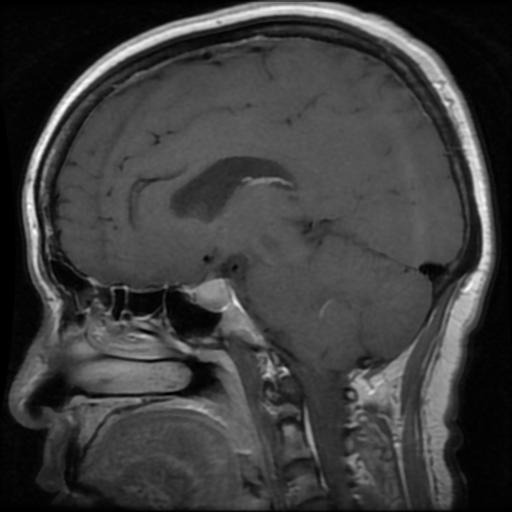
#> input picture data/Testing/pituitary/Te-piTr_0003.jpg, 512 x 512 px, found by its file name; its folder holds only this picture in this run
$ jupyter execute --allow-errors RGB_EDA.ipynb
#> lines starting #> are read from the running program, lines starting #| are printed output that depends on the picture; long printed decimals are rounded
# Выводы по результатам нахождения среднего и дисперсии по значениям пикселей по каждому из RGB фильтров:
Средние значения для классов опухолей заметно отличаются от класса "без опухоли", что свидетельствует о потенциальной дифференциации интенсивности цвета в разных классах. Дисперсии по классам опухолей несколько схожи, что говорит о схожих закономерностях распределения внутри каждого типа опухолей, но заметно отличаются от класса "без опухоли". Однако для того, чтобы сделать конкретные выводы о различиях или закономерностях между этими классами опухолей, потребуется более глубокий анализ и, возможно, другие характеристики, помимо цветовых каналов RGB. Данные наблюдения свидетельствуют о наличии различий в цветовых характеристиках изображений различных классов опухолей головного мозга, что потенциально может помочь в классификации или идентификации изображений.

[cell 1]
# Import modules

import cv2
import numpy as np
import os
import matplotlib.pyplot as plt

[cell 2]
# Functions for EDA

def calculate_mean_variance(images_folder):

    image_files = [f for f in os.listdir(images_folder)
                   if os.path.isfile(os.path.join(images_folder, f))]

    mean_values = {'R': [], 'G': [], 'B': []}
    variance_values = {'R': [], 'G': [], 'B': []}

    for img_file in image_files:
        img = cv2.imread(os.path.join(images_folder, img_file))
        b, g, r = cv2.split(img)

        for channel, channel_name in zip((r, g, b), ('R', 'G', 'B')):
            mean = np.mean(channel)
            variance = np.var(channel)
            mean_values[channel_name].append(mean)
            variance_values[channel_name].append(variance)

    overall_mean = {
        channel: np.mean(values) for channel, values in mean_values.items()
        }
    overall_variance = {
        channel: np.mean(values) for channel, values in variance_values.items()
        }

    return overall_mean, overall_variance


def plt_build(mean_values, veriance_values):

    plt.figure(figsize=(8, 4))
    plt.bar(mean_values.keys(), mean_values.values(),
            color=['red', 'green', 'blue'])
    plt.title('Mean Values for RGB Channels')
    plt.xlabel('Channels')
    plt.ylabel('Mean')
    plt.show()

    plt.figure(figsize=(8, 4))
    plt.bar(variance_values.keys(), variance_values.values(),
            color=['red', 'green', 'blue'])
    plt.title('Variance Values for RGB Channels')
    plt.xlabel('Channels')
    plt.ylabel('Variance')
    plt.show()

[cell 3]
# Draw plots and calculate mean and variance


# Pituitary

print('Pituitary')
folder_path = '../data/Training/pituitary'
means, variances = calculate_mean_variance(folder_path)
#> in calculate_mean_variance, img is the input picture: shape (512, 512, 3); min 0, max 255, mean 61.8
#> the loop in calculate_mean_variance, `for channel, channel_name in zip((r, g, b), ('R', 'G', 'B')):` made 3 passes
#> channel_name on passes 1 to 3: 'R', 'G', 'B'
#> in calculate_mean_variance, `overall_mean = { channel: np.mean(values) for channel, values in mean_..`: overall_mean = {'R': 61.79, 'G': 61.79, 'B': 61.79}
#> in calculate_mean_variance, `overall_variance = { channel: np.mean(values) for channel, values in v..`: overall_variance = {'R': 1842.2, 'G': 1842.2, 'B': 1842.2}
#> means = {'R': 61.79, 'G': 61.79, 'B': 61.79}; variances = {'R': 1842.2, 'G': 1842.2, 'B': 1842.2}
print("Mean values for each channel (R, G, B):", means)
#| Mean values for each channel (R, G, B): {'R': 61.785, 'G': 61.785, 'B': 61.785}
print("Variance values for each channel (R, G, B):", variances)
#| Variance values for each channel (R, G, B): {'R': 1842.178, 'G': 1842.178, 'B': 1842.178}

mean_values = means
#> mean_values = {'R': 61.79, 'G': 61.79, 'B': 61.79}
variance_values = variances
#> variance_values = {'R': 1842.2, 'G': 1842.2, 'B': 1842.2}
plt_build(mean_values, variance_values)
#> in plt_build, `plt.show()`:
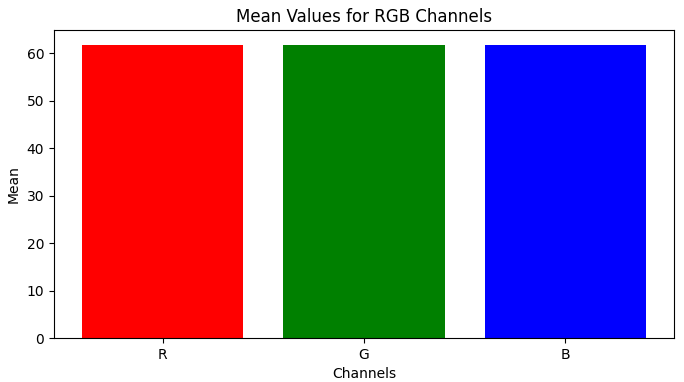
#> figure drawn by matplotlib, 1 panel
#> in plt_build, `plt.show()`:
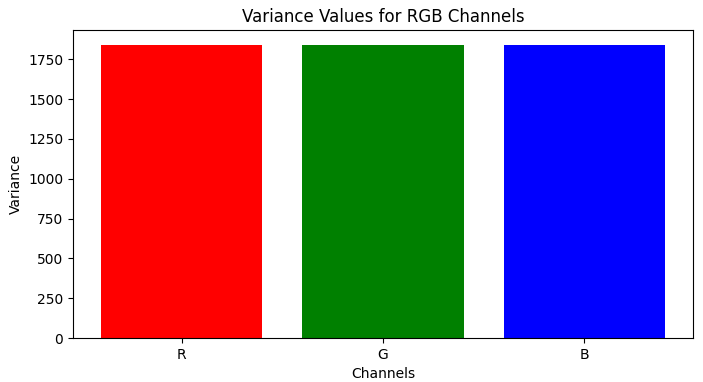
#> figure drawn by matplotlib, 1 panel


# Notumor

print('Notumor')
folder_path = '../data/Training/notumor'
#> (the rest of this cell did not finish here and is left out)

print("Mean values for each channel (R, G, B):", means)
print("Variance values for each channel (R, G, B):", variances)

mean_values = means
variance_values = variances
plt_build(mean_values, variance_values)


# Meningioma

print('Meningioma')
folder_path = '../data/Training/meningioma'
means, variances = calculate_mean_variance(folder_path)
print("Mean values for each channel (R, G, B):", means)
print("Variance values for each channel (R, G, B):", variances)

mean_values = means
variance_values = variances
plt_build(mean_values, variance_values)


# Glioma

print('Glioma')
folder_path = '../data/Training/glioma'
means, variances = calculate_mean_variance(folder_path)
print("Mean values for each channel (R, G, B):", means)
print("Variance values for each channel (R, G, B):", variances)

mean_values = means
variance_values = variances
plt_build(mean_values, variance_values)

$ run again, on data/Testing/pituitary/Te-pi_0037.jpg
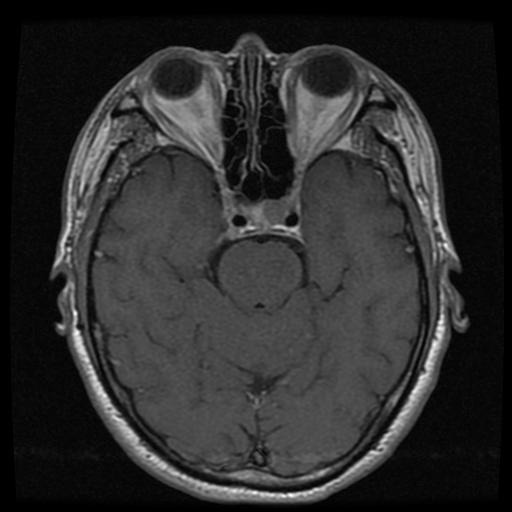
#> input picture data/Testing/pituitary/Te-pi_0037.jpg, 512 x 512 px, found by its file name
#> in calculate_mean_variance, img is the input picture: shape (512, 512, 3); min 0, max 255, mean 45.3
#> the loop in calculate_mean_variance, `for channel, channel_name in zip((r, g, b), ('R', 'G', 'B')):` made 3 passes
#> channel_name on passes 1 to 3: 'R', 'G', 'B'
#> overall_mean = {'R': 45.29, 'G': 45.29, 'B': 45.29}
#> overall_variance = {'R': 1653.6, 'G': 1653.6, 'B': 1653.6}
#> means = {'R': 45.29, 'G': 45.29, 'B': 45.29}; variances = {'R': 1653.6, 'G': 1653.6, 'B': 1653.6}
#| Mean values for each channel (R, G, B): {'R': 45.288, 'G': 45.288, 'B': 45.288}
#| Variance values for each channel (R, G, B): {'R': 1653.585, 'G': 1653.585, 'B': 1653.585}
#> mean_values = {'R': 45.29, 'G': 45.29, 'B': 45.29}
#> variance_values = {'R': 1653.6, 'G': 1653.6, 'B': 1653.6}
#> in plt_build, `plt.show()`:
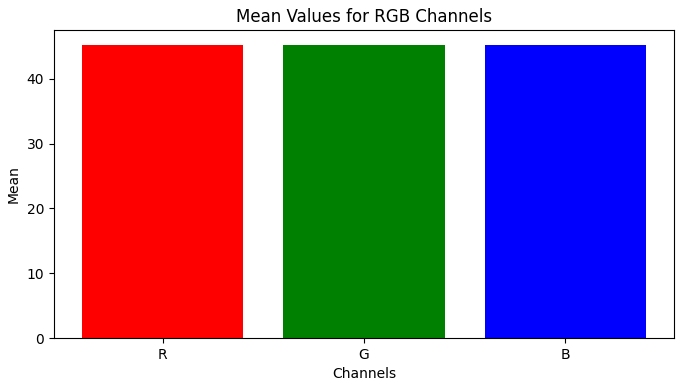
#> figure drawn by matplotlib, 1 panel
#> in plt_build, `plt.show()`:
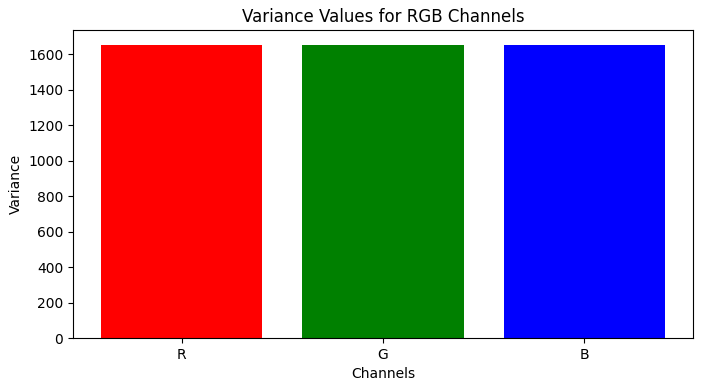
#> figure drawn by matplotlib, 1 panel

$ run again, on data/Testing/pituitary/Te-pi_0038.jpg
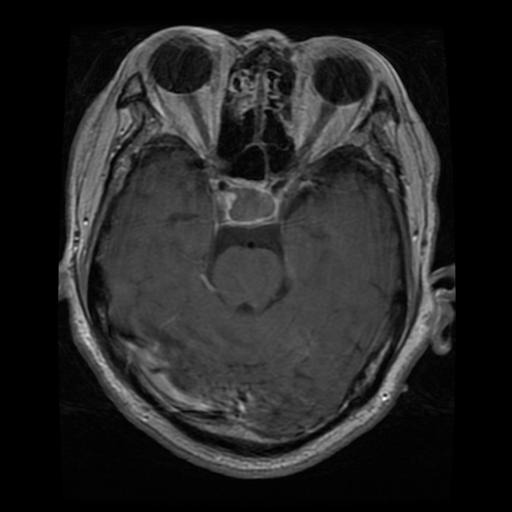
#> input picture data/Testing/pituitary/Te-pi_0038.jpg, 512 x 512 px, found by its file name
#> in calculate_mean_variance, img is the input picture: shape (512, 512, 3); min 0, max 255, mean 37.5
#> the loop in calculate_mean_variance, `for channel, channel_name in zip((r, g, b), ('R', 'G', 'B')):` made 3 passes
#> channel_name on passes 1 to 3: 'R', 'G', 'B'
#> overall_mean = {'R': 37.47, 'G': 37.47, 'B': 37.47}
#> overall_variance = {'R': 1583.5, 'G': 1583.5, 'B': 1583.5}
#> means = {'R': 37.47, 'G': 37.47, 'B': 37.47}; variances = {'R': 1583.5, 'G': 1583.5, 'B': 1583.5}
#| Mean values for each channel (R, G, B): {'R': 37.469, 'G': 37.469, 'B': 37.469}
#| Variance values for each channel (R, G, B): {'R': 1583.458, 'G': 1583.458, 'B': 1583.458}
#> mean_values = {'R': 37.47, 'G': 37.47, 'B': 37.47}
#> variance_values = {'R': 1583.5, 'G': 1583.5, 'B': 1583.5}
#> in plt_build, `plt.show()`:
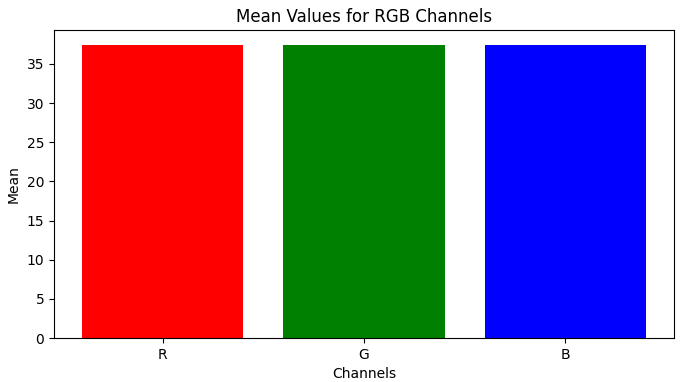
#> figure drawn by matplotlib, 1 panel
#> in plt_build, `plt.show()`:
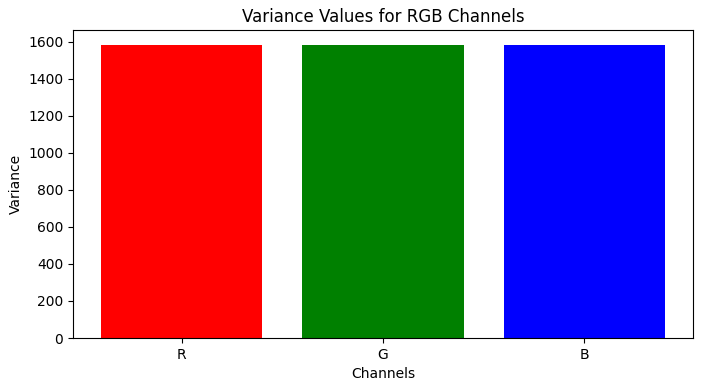
#> figure drawn by matplotlib, 1 panel

$ run again, on data/Testing/pituitary/Te-pi_0042.jpg
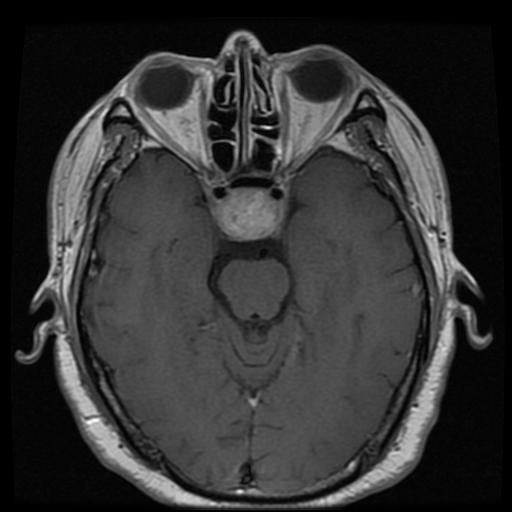
#> input picture data/Testing/pituitary/Te-pi_0042.jpg, 512 x 512 px, found by its file name
#> in calculate_mean_variance, img is the input picture: shape (512, 512, 3); min 0, max 255, mean 51.6
#> the loop in calculate_mean_variance, `for channel, channel_name in zip((r, g, b), ('R', 'G', 'B')):` made 3 passes
#> channel_name on passes 1 to 3: 'R', 'G', 'B'
#> overall_mean = {'R': 51.57, 'G': 51.57, 'B': 51.57}
#> overall_variance = {'R': 2116.2, 'G': 2116.2, 'B': 2116.2}
#> means = {'R': 51.57, 'G': 51.57, 'B': 51.57}; variances = {'R': 2116.2, 'G': 2116.2, 'B': 2116.2}
#| Mean values for each channel (R, G, B): {'R': 51.571, 'G': 51.571, 'B': 51.571}
#| Variance values for each channel (R, G, B): {'R': 2116.164, 'G': 2116.164, 'B': 2116.164}
#> mean_values = {'R': 51.57, 'G': 51.57, 'B': 51.57}
#> variance_values = {'R': 2116.2, 'G': 2116.2, 'B': 2116.2}
#> in plt_build, `plt.show()`:
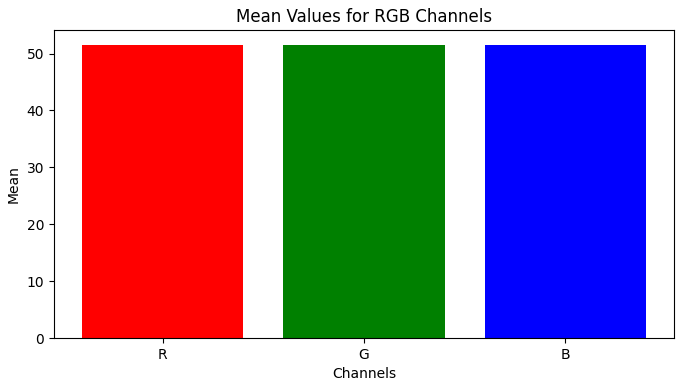
#> figure drawn by matplotlib, 1 panel
#> in plt_build, `plt.show()`:
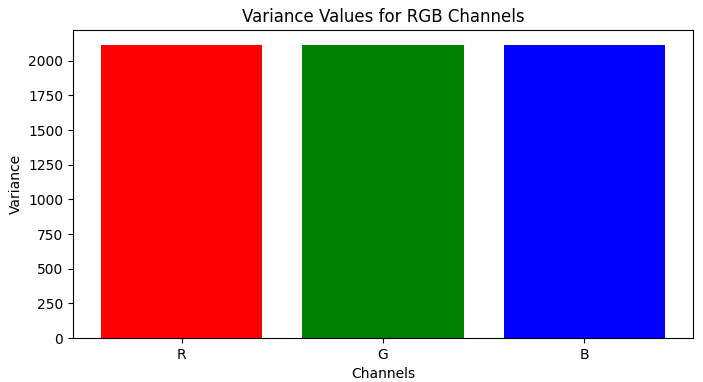
#> figure drawn by matplotlib, 1 panel

$ run again, on data/Testing/pituitary/Te-piTr_0007.jpg
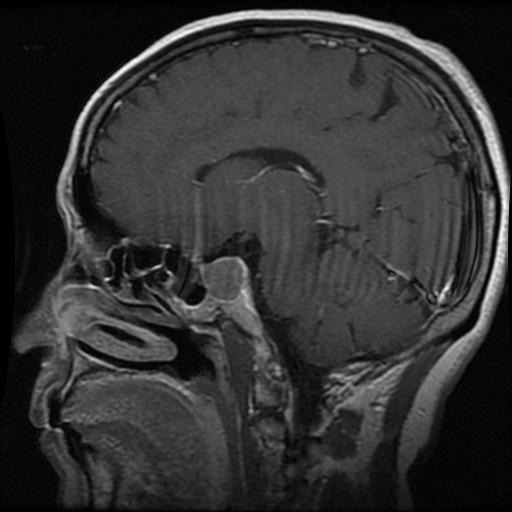
#> input picture data/Testing/pituitary/Te-piTr_0007.jpg, 512 x 512 px, found by its file name
#> in calculate_mean_variance, img is the input picture: shape (512, 512, 3); min 0, max 255, mean 50.7
#> the loop in calculate_mean_variance, `for channel, channel_name in zip((r, g, b), ('R', 'G', 'B')):` made 3 passes
#> channel_name on passes 1 to 3: 'R', 'G', 'B'
#> overall_mean = {'R': 50.71, 'G': 50.71, 'B': 50.71}
#> overall_variance = {'R': 1481.7, 'G': 1481.7, 'B': 1481.7}
#> means = {'R': 50.71, 'G': 50.71, 'B': 50.71}; variances = {'R': 1481.7, 'G': 1481.7, 'B': 1481.7}
#| Mean values for each channel (R, G, B): {'R': 50.709, 'G': 50.709, 'B': 50.709}
#| Variance values for each channel (R, G, B): {'R': 1481.696, 'G': 1481.696, 'B': 1481.696}
#> mean_values = {'R': 50.71, 'G': 50.71, 'B': 50.71}
#> variance_values = {'R': 1481.7, 'G': 1481.7, 'B': 1481.7}
#> in plt_build, `plt.show()`:
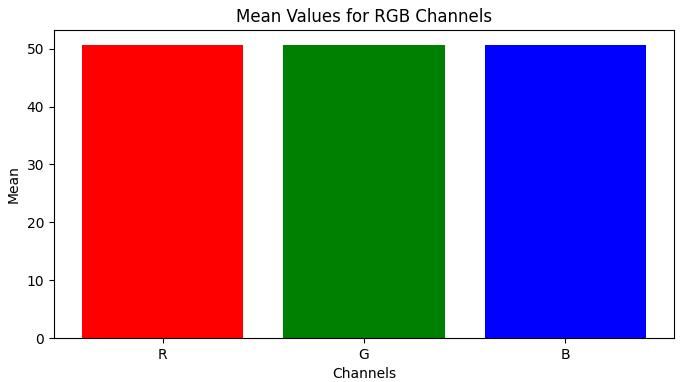
#> figure drawn by matplotlib, 1 panel
#> in plt_build, `plt.show()`:
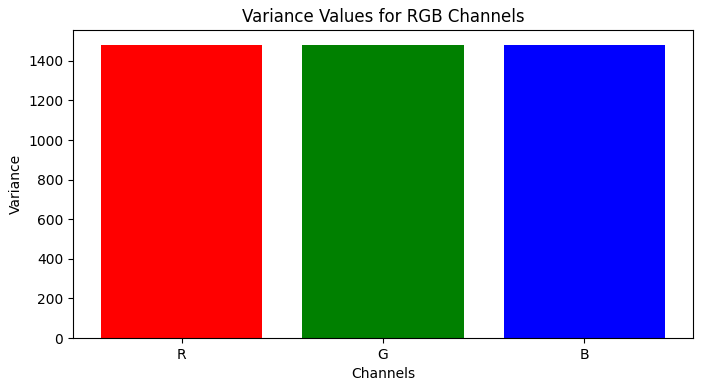
#> figure drawn by matplotlib, 1 panel
